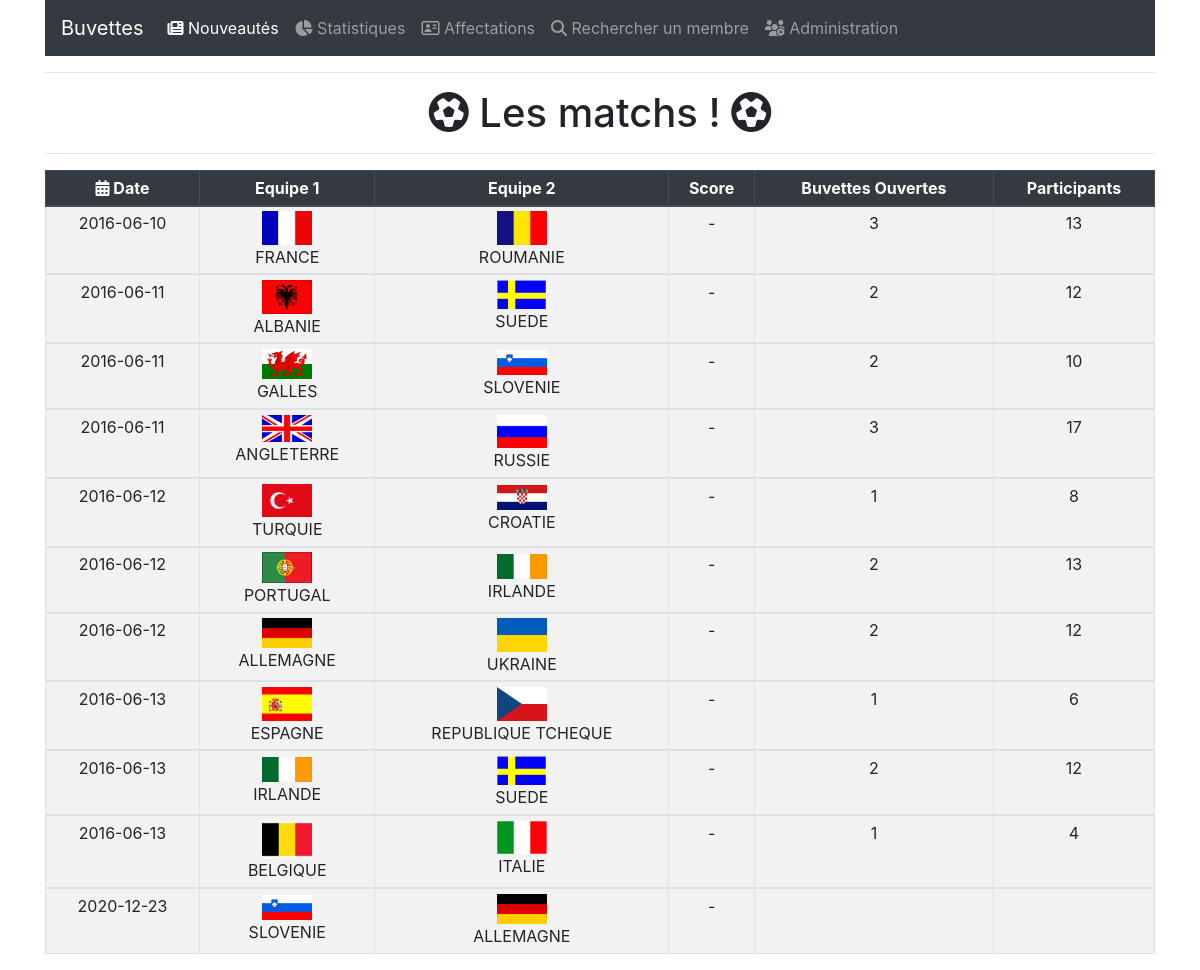
The page / on the database its author committed.
### tables this page shows
CREATE TABLE `matchs` (
  `idM` int(11) NOT NULL,
  `dateM` date NOT NULL,
  `eqA` varchar(20) NOT NULL,
  `eqB` varchar(20) NOT NULL,
  `scoreA` int(11) DEFAULT NULL,
  `scoreB` int(11) DEFAULT NULL
);

CREATE TABLE `equipe` (
  `idE` varchar(5) NOT NULL,
  `pays` tinytext NOT NULL,
  `drapeau` tinytext NOT NULL
);

### fonct/foncts.php (the view, shortened to what this page needs)
<?php
function affichematch($idM)
{
    require 'config/connect.php';
    $i = 0;
    $sql = 'SELECT COUNT(idB) AS ddb from EstOuverte group by idM';
    $sth = $dbh->query($sql);
    $result = $sth->fetchAll(PDO::FETCH_ASSOC);
    foreach ($result as $row) {
        $ddb[$i] = $row['ddb'];
        $i++;
    }
    $i = 0;
    $sql = 'SELECT count(DISTINCT idV) AS ddv FROM EstPresent GROUP BY idM';
    $sth = $dbh->query($sql);
    $result = $sth->fetchAll(PDO::FETCH_ASSOC);
    foreach ($result as $row) {
        $ddv[$i] = $row['ddv'];
        $i++;
    }
    $i = 0;
    $sql = 'SELECT dateM, e1.pays AS p1, e1.drapeau AS drapeau1, e2.pays AS p2, e2.drapeau AS drapeau2, scoreA, scoreB FROM Matchs, Equipe AS e1, Equipe AS e2 WHERE Matchs.eqA = e1.idE AND Matchs.eqB = e2.idE';
    $sth = $dbh->query($sql);
    $result = $sth->fetchAll(PDO::FETCH_ASSOC);
    foreach ($result as $row) {
        echo '<tbody>';
        echo '<tr>';
        echo '<td>';
        echo $row['dateM'];
        echo '</td>';
        echo '<td>';
        echo '<img src="' . $row['drapeau1'] . '" width="50"/>' . '<br>' . $row['p1'];
        echo '</td>';
        echo '<td>';
        echo '<img src="' . $row['drapeau2'] . '" width="50"/>' . '<br>' . $row['p2'];
        echo '</td>';
        echo '<td>';
        echo ' - ';
        echo '</td>';
        echo '<td>';
        echo $ddb[$i];
        echo '</td>';
        echo '<td>';
        echo $ddv[$i];
        echo '</td>';
        $i++;
    }
    echo '</tr>';
    echo '</tbody>';
    echo '</table>';
}

### index.php (shortened to what this page needs)
<?php
$index = 'active';
?>
<div class="container text-center">
    <hr>
    <h1><i class="fas fa-futbol"></i> Les matchs ! <i class="fas fa-futbol"></i></h1>
    <hr>
</div>
<div class="container text-center">
    <table class="table table-bordered table-striped table-hover table-sm "
    ">
    <thead class="thead-dark">
    <tr>
        <th><i class="fas fa-calendar-alt"></i> Date</th>
        <th> Equipe 1</th>
        <th> Equipe 2</th>
        <th> Score</th>
        <th>Buvettes Ouvertes</th>
        <th>Participants</th>
    </tr>
    </thead>
    <?php
    require "fonct/foncts.php";
    $idM = 0;
    affichematch($idM);
    ?>
</div>
<?php
$content = ob_get_clean();
include "layouts/base.php";
?>

### layouts/base.php (shortened to what this page needs)
<!doctype html>
<html lang="en">
<head>
    <link rel="stylesheet" href="https://stackpath.bootstrapcdn.com/bootstrap/4.4.1/css/bootstrap.min.css"
>
</head>
<body>
<div class="container">
    <nav class="navbar navbar-expand-lg navbar-dark bg-dark">
        <a class="navbar-brand" href="#">Buvettes</a>
        <div class="collapse navbar-collapse" id="navbarNavAltMarkup">
            <div class="navbar-nav">
                <a class="nav-item nav-link <?php echo $index ?>" href="index.php"><i class="fas fa-newspaper"></i>
                    Nouveautés</a>
                <a class="nav-item nav-link <?php echo $stats ?>" href="stats.php"><i class="fas fa-chart-pie"></i>
                    Statistiques</a>
                <a class="nav-item nav-link <?php echo $affect ?>" href="affect.php"><i
                            class="far fa-address-card"></i> Affectations</a>
                <a class="nav-item nav-link <?php echo $rech ?>" href="rechercheM.php"><i class="fas fa-search"></i>
                    Rechercher
                    un
                    membre</a>
                <a class="nav-item nav-link <?php echo $admin ?>" href="login.php"><i class="fas fa-users-cog"></i>
                    Administration</a>
            </div>
        </div>
    </nav>
</div>
<?php echo $content ?>
</body>
</html>

### rows shown on the page
matchs: dateM "2016-06-10", eqA.drapeau (picture), eqA.pays "FRANCE", eqB.drapeau (picture), eqB.pays "ROUMANIE", i "3", i "13"
matchs: dateM "2016-06-11", eqA.drapeau (picture), eqA.pays "ALBANIE", eqB.drapeau (picture), eqB.pays "SUEDE", i "2", i "12"
matchs: dateM "2016-06-11", eqA.drapeau (picture), eqA.pays "GALLES", eqB.drapeau (picture), eqB.pays "SLOVENIE", i "2", i "10"
matchs: dateM "2016-06-11", eqA.drapeau (picture), eqA.pays "ANGLETERRE", eqB.drapeau (picture), eqB.pays "RUSSIE", i "3", i "17"
matchs: dateM "2016-06-12", eqA.drapeau (picture), eqA.pays "TURQUIE", eqB.drapeau (picture), eqB.pays "CROATIE", i "1", i "8"
matchs: dateM "2016-06-12", eqA.drapeau (picture), eqA.pays "PORTUGAL", eqB.drapeau (picture), eqB.pays "IRLANDE", i "2", i "13"
matchs: dateM "2016-06-12", eqA.drapeau (picture), eqA.pays "ALLEMAGNE", eqB.drapeau (picture), eqB.pays "UKRAINE", i "2", i "12"
matchs: dateM "2016-06-13", eqA.drapeau (picture), eqA.pays "ESPAGNE", eqB.drapeau (picture), eqB.pays "REPUBLIQUE TCHEQUE", i "1", i "6"
matchs: dateM "2016-06-13", eqA.drapeau (picture), eqA.pays "IRLANDE", eqB.drapeau (picture), eqB.pays "SUEDE", i "2", i "12"
matchs: dateM "2016-06-13", eqA.drapeau (picture), eqA.pays "BELGIQUE", eqB.drapeau (picture), eqB.pays "ITALIE", i "1", i "4"
matchs: dateM "2020-12-23", eqA.drapeau (picture), eqA.pays "SLOVENIE", eqB.drapeau (picture), eqB.pays "ALLEMAGNE"
